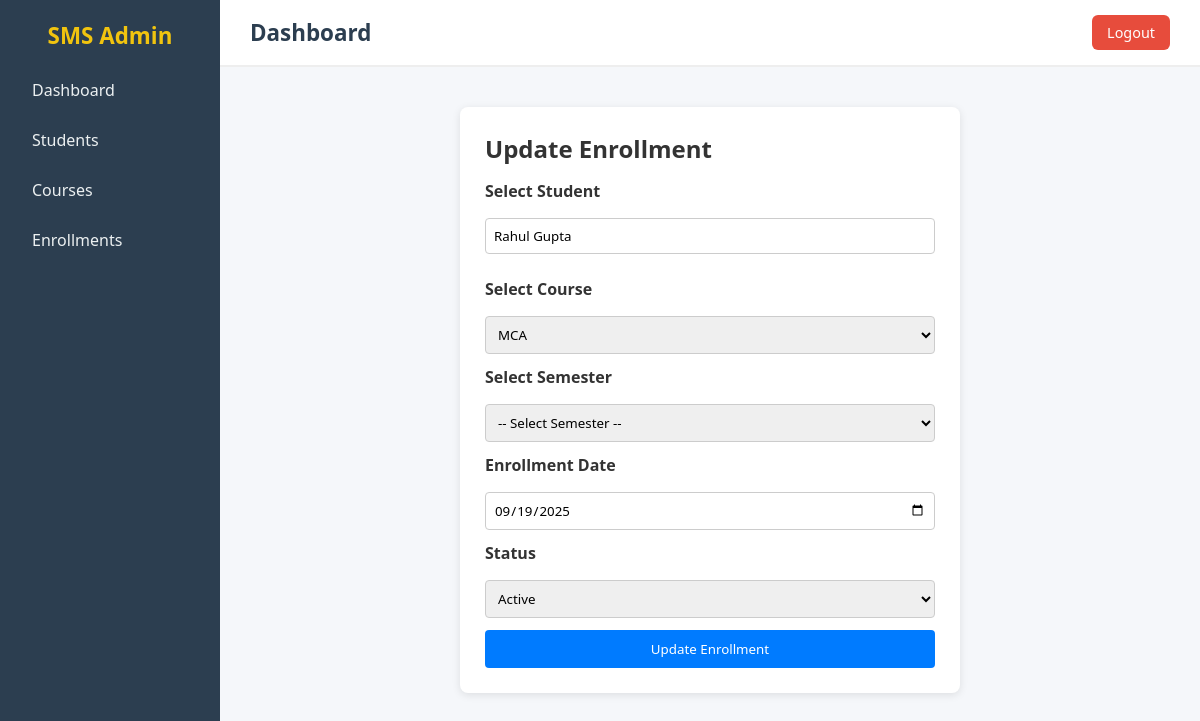
The page /enrollments/3/edit on the database as committed earlier.
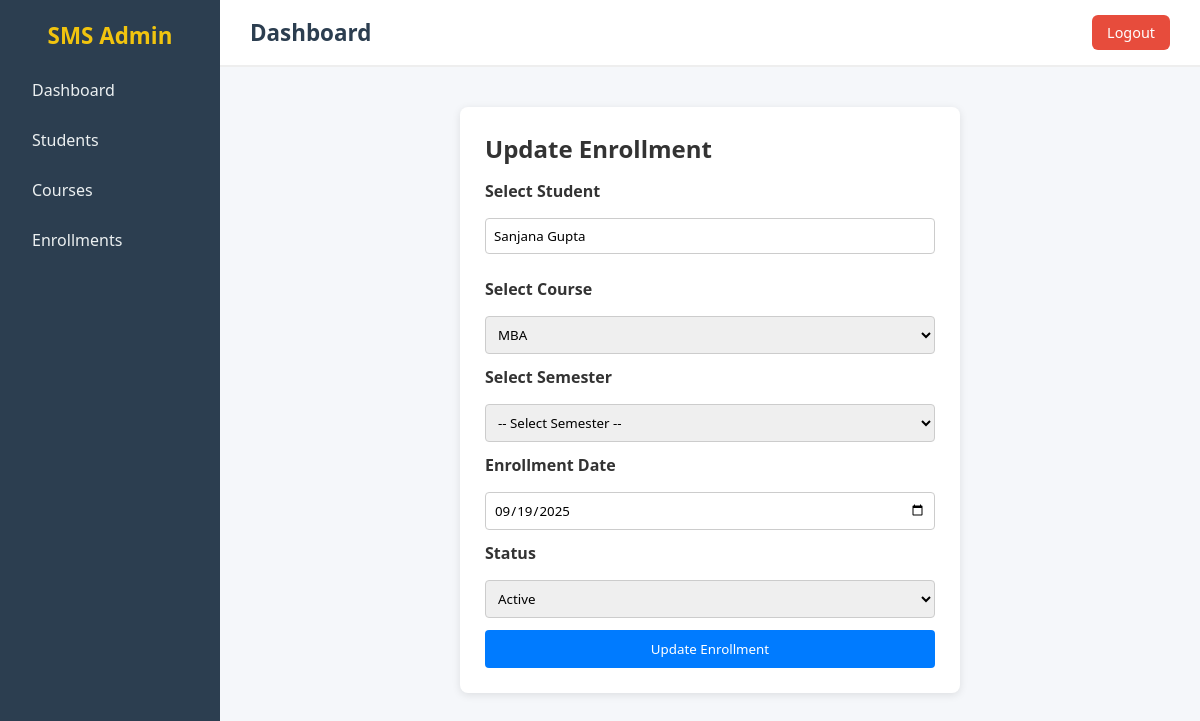
The same page on the database as committed later.
### app/models/sms_models.py (models this page shows)
class Student(db.Model):
    __tablename__ = "students"
    id = db.Column(db.Integer, primary_key=True)
    name = db.Column(db.String(100), nullable=False)
    address = db.Column(db.String(200), nullable=False)
    age = db.Column(db.Integer, nullable=False)
    phone = db.Column(db.String(15), nullable=False)
    email = db.Column(db.String(30), nullable=False, unique=True)
    last_qualification = db.Column(db.String(30))
    enrollments = db.relationship("Enrollment", backref="student", lazy=True)

class Enrollment(db.Model):
    __tablename__ = "enrollments"
    f_date = datetime.date.today()
    id = db.Column(db.Integer, primary_key=True)
    student_id = db.Column(db.Integer, db.ForeignKey("students.id"), nullable=False)
    course_id = db.Column(db.Integer, db.ForeignKey("courses.id"), nullable=False)
    semester_id = db.Column(db.Integer, db.ForeignKey("semesters.id"), nullable=False)
    enroll_date = db.Column(db.Date, default=f_date, nullable=False)
    status = db.Column(db.String(20), default="active", nullable=False)
    course = db.relationship("Course", backref="enrollments")
    semester = db.relationship("Semester", backref="enrollments")

class Course(db.Model):
    __tablename__ = "courses"
    id = db.Column(db.Integer, primary_key=True)
    name = db.Column(db.String(100), nullable=False, unique=True)
    duration = db.Column(db.String(20), nullable=False)
    semesters = db.relationship("Semester", backref="course", lazy=True)

### app/routes/enrollments.py (the view)
@enrollment_bp.route("/enrollments/<int:enroll_id>/edit",methods = ["POST","GET"])
def edit_enroll(enroll_id):
    got_enroll = Enrollment.query.get_or_404(enroll_id)
    if request.method == "POST":
        got_enroll.student_id = request.form.get("student_id")
        got_enroll.course_id = request.form.get("course_id")
        got_enroll.semester_id = request.form.get("semester_id")
        got_enroll.status = request.form.get("status")
        try:
            db.session.commit()
            flash("student is updated succesfully","success")
            return redirect(url_for("enrollment.enroll_home"))
        except Exception as e:
            db.session.rollback()
            flash("error in updated ","error")
            return redirect(url_for("enrollment.enroll_home"))
    else :
        got_courses = Course.query.all()
        return render_template("enrollment/edit_enroll.html",enroll = got_enroll,courses =got_courses)

### app/templates/enrollment/edit_enroll.html (shortened to what this page needs)
{% extends "base.html" %}
{% block css %}
<link rel="stylesheet" href="{{ url_for('static', filename='css/add_enrollment.css') }}">
{% endblock %}
{% block content %}
<div class="form-container">
    <h2>Update Enrollment</h2>
    <form method="POST" action="/enrollments/{{ enroll.id }}/edit">
        <label for="student">Select Student</label>
        <input type="text" id="student-search" value="{{enroll.student.name}}" placeholder="Type student name..."
            autocomplete="off">
        <label for="course">Select Course</label>
        <select name="course_id" id="courseSelect" required>
            {% for course in courses %}
            <option value="{{ course.id }}" {% if course.id==enroll.course_id %}selected{% endif %}>{{ course.name }}
            </option>
            {% endfor %}
        </select>
        <label for="course">Select Semester</label>
        <select name="semester_id" id="semesterSelect" required>
            <option value="">All Semesters</option>
        </select>
        <label for="enroll_date">Enrollment Date</label>
        <input type="date" name="enroll_date" value="{{ enroll.enroll_date }}" required>
        <label for="status">Status</label>
        <select name="status">
            <option value="active" {% if enroll.status=="active" %}selected{% endif %}>Active</option>
        </select>
        <button type="submit" class="btn">Update Enrollment</button>
    </form>
</div>
{% endblock %}

Rows that differ between the two databases and show on the page:
no longer on this page (row unchanged): Student: student.name "Rahul Gupta"
now on this page (row unchanged): Student: student.name "Sanjana Gupta"
changed Enrollment "Active": course_id "MCA" → "MBA"
